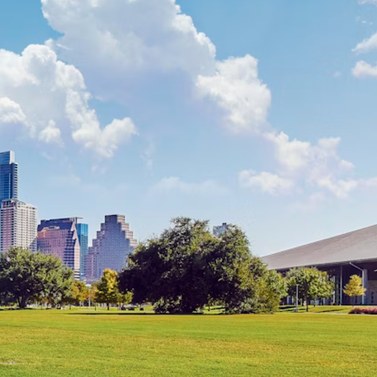
#> input picture imagenes/input0/a3.png, 377 x 377 px, shrunk from 625 x 625 before the run; its folder holds 5 pictures in this run
$ jupyter execute --allow-errors proyecto03.ipynb   (Python 2 division)
#> lines starting #> are read from the running program, lines starting #| are printed output that depends on the picture; after the words box and inside, x2 and y2 are one past the last pixel; in counts of white or black regions, pixels touching at a corner belong together
# Proyecto 03
## Visión Por Computadora

[cell 1]
import os
import cv2
import numpy as np
import matplotlib.pyplot as plt

[cell 2]
images_dir = 'imagenes/'
input_dir = 'input0'

### Inciso 2 - Generando homografías

El objetivo del código es utilizar el algoritmo SIFT para detectar y describir características locales en dos imágenes, con el fin de encontrar correspondencias entre ellas. SIFT es elegido debido a su capacidad para identificar características que son invariantes a cambios en la escala, rotación y parcialmente invariantes a cambios en iluminación y perspectiva. Una vez identificadas y descritas las características, se procederá a utilizar FLANN (Fast Library for Approximate Nearest Neighbors) con un índice KD-Tree para realizar un emparejamiento eficiente de las características entre las dos imágenes. Se seleccionará este método por su eficiencia en el manejo de grandes conjuntos de datos y su rapidez comparativa.

Para garantizar la calidad de los emparejamientos, se aplicará un filtro que solo acepte aquellos emparejamientos donde la distancia entre el mejor emparejamiento y el segundo mejor sea significativamente menor, específicamente menos del 70%. Este criterio ayuda a descartar emparejamientos erróneos y aumenta la confiabilidad de los resultados. Si se encuentra un número suficiente de emparejamientos buenos, se empleará el algoritmo RANSAC para estimar una matriz de homografía robusta a ruidos y atípicos. Esta matriz permitirá la transformación de coordenadas de un conjunto de puntos de una imagen a otra, facilitando tareas como la alineación de imágenes o la reconstrucción de la escena. Si no se alcanza el número mínimo de emparejamientos confiables, se indicará adecuadamente para considerar ajustes en los parámetros o revisar la calidad de las imágenes de entrada.

[cell 3]
def find_homography(image_data_1, image_data_2):
    sift = cv2.SIFT_create()
    keypoints_1, descriptors_1 = sift.detectAndCompute(image_data_1, None)
    keypoints_2, descriptors_2 = sift.detectAndCompute(image_data_2, None)

    FLANN_INDEX_KDTREE = 1
    index_params = dict(algorithm = FLANN_INDEX_KDTREE, trees = 5)
    search_params = dict(checks = 50)

    flann = cv2.FlannBasedMatcher(index_params, search_params)
    matches = flann.knnMatch(descriptors_1, descriptors_2, k=2)
    good_matches = [m for m, n in matches if m.distance < 0.7 * n.distance]

    MIN_MATCH_COUNT = 10
    if len(good_matches) > MIN_MATCH_COUNT:
        src_pts = np.float32([keypoints_1[m.queryIdx].pt for m in good_matches]).reshape(-1, 1, 2)
        dst_pts = np.float32([keypoints_2[m.trainIdx].pt for m in good_matches]).reshape(-1, 1, 2)

        H, _ = cv2.findHomography(src_pts, dst_pts, cv2.RANSAC, 5.0)
        return H
    else:
        print(f"Not enough matches are found - {len(good_matches)}/{MIN_MATCH_COUNT}")
        return None

### Inciso 3 - Warping
La función de warping nos permite integrar dos imágenes que puedan tener perspectivas o escalas distintas. Es importante mencionar que cv2.warpPerspective es una función relevante en el proceso de warping ya que aplica una transformación de perspectiva a la imagen en base a la matriz de homografía calculada anteriormente.

[cell 4]
def warping(img2, img1, homography):
    height_img2, width_img2, _ = img2.shape
    height_img1, width_img1, _ = img1.shape

    corners_img2 = np.float32([[0, 0], # top-left
                               [0, height_img2], # bottom-left
                               [width_img2, height_img2], # bottom-right
                               [width_img2, 0]]).reshape(-1,1,2) # top-right
    corners_img2 = cv2.perspectiveTransform(corners_img2, homography)

    [x_min, _] = np.int32(corners_img2.min(axis=0).ravel())
    [x_max, y_max] = np.int32(corners_img2.max(axis=0).ravel())

    x_min = min(0, x_min)
    x_max = max(width_img1, x_max)

    img_warped = cv2.warpPerspective(img2, homography, ((x_max - x_min), max(height_img1, y_max)))
    img_warped[0:height_img1, 0:width_img1] = img1

    return img_warped

[cell 5]
fig, ax = plt.subplots(1, 2, figsize=(20, 5))
images = []
#> (the rest of this cell did not finish here and is left out)

[cell 6]
fig, ax = plt.subplots(1, 3, figsize=(20, 5))
images = []
#> (the rest of this cell did not finish here and is left out)

[cell 7]
#  Carga las imágenes
images_dir = "imagenes/input0"
image_files = ['a3.png', 'a2.png', 'a1.png']
images = [cv2.imread(os.path.join(images_dir, f)) for f in image_files if f]
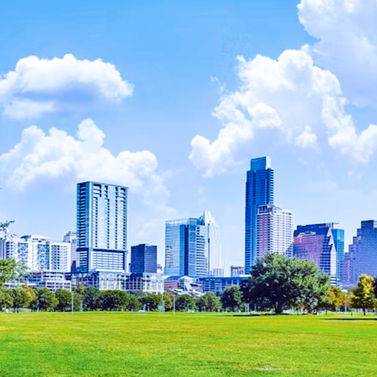
#> input picture imagenes/input0/a2.png, 377 x 377 px, shrunk from 625 x 625 before the run
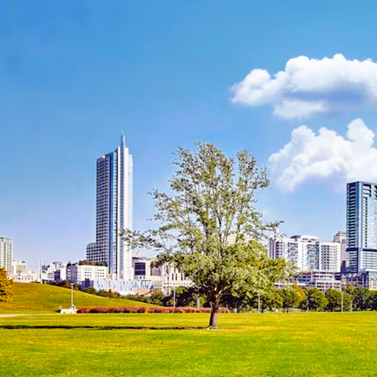
#> input picture imagenes/input0/a1.png, 377 x 377 px, shrunk from 625 x 625 before the run

# Calcula las homografías y crea la imagen panorámica
previous_image = images[0]
#> previous_image is the input picture: shape (377, 377, 3); mean B, G, R 163, 170.5, 157.8
for i in range(1, len(images)):
    H = find_homography(previous_image, images[i])
    if H is not None:
        previous_image = warping(previous_image, images[i], H)
#> this loop made 2 passes
#> (FLANN_INDEX_KDTREE in find_homography, index_params in find_homography, search_params in find_homography, matches in find_homography, good_matches in find_homography, MIN_MATCH_COUNT in find_homography) on passes 1 to 2: (1, {'algorithm': 1, 'trees': 5}, {'checks': 50}, 607 matches, 156 matches, 10), (1, {'algorithm': 1, 'trees': 5}, {'checks': 50}, 1266 matches, 149 matches, 10)
#> pass 1, in warping, `img_warped = cv2.warpPerspective(img2, homography, ((x_max - x_min), m..`:
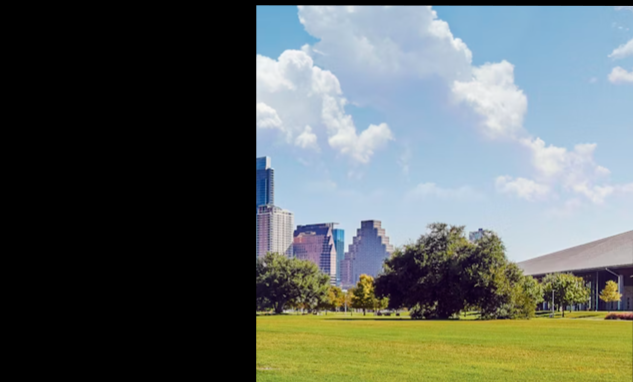
#> img_warped: shape (382, 633, 3); mean B, G, R 95.7, 100, 92.5
#> pass 1, `previous_image = warping(previous_image, images[i], H)`:
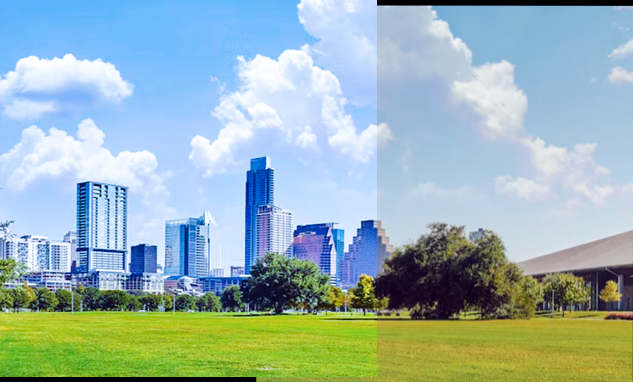
#> previous_image: shape (382, 633, 3); mean B, G, R 180.3, 179.8, 153.8
#> pass 2, `previous_image = warping(previous_image, images[i], H)`:
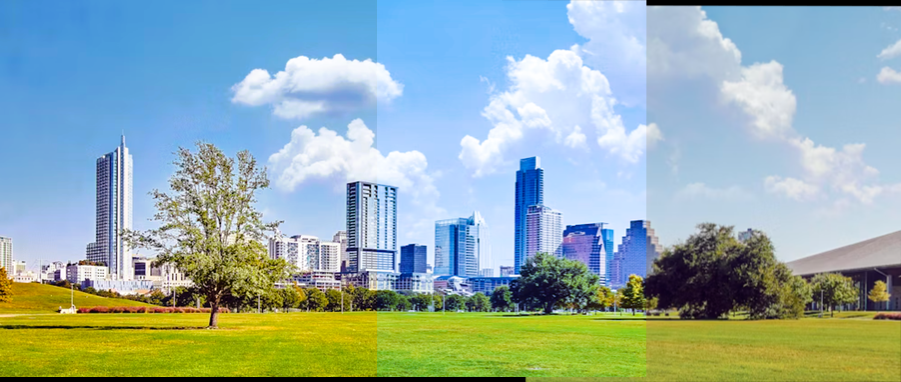
#> previous_image: shape (382, 901, 3); mean B, G, R 169.9, 173.2, 148.2

# Visualiza el resultado
plt.figure(figsize=(15, 10))
plt.imshow(cv2.cvtColor(previous_image, cv2.COLOR_BGR2RGB))
plt.title("Panoramic Image")
plt.axis('off')
plt.show()

## WARPING WITH BLENDING (DEGRADADO ENTRE IMAGENES)
El algoritmo de blending codificado utiliza una técnica de fusión basada en un degradado (gradiente) para combinar dos imágenes que se superponen parcialmente, logrando una transición suave en la zona donde ambas imágenes se encuentran. La clave de esta técnica radica en el cálculo de una "máscara de degradado", donde se establece un arreglo de valores que cambian gradualmente de 1 a 0. Esta máscara se aplica sobre el rango de columnas donde las imágenes se superponen. Utilizando esta máscara, el algoritmo modifica la opacidad con la que se combinan los píxeles de cada imagen en la región superpuesta, asignando un peso mayor a la imagen original hacia el inicio del degradado y disminuyendo este peso a medida que se avanza hacia el otro extremo de la superposición, permitiendo así una integración visual más natural y menos abrupta.

En la práctica, este proceso se lleva a cabo identificando primero las áreas de superposición entre las dos imágenes y las áreas donde no hay superposición. En las áreas de superposición, se aplica la máscara de degradado calculada previamente, realizando una operación de mezclado pixel por pixel y canal por canal (RGB). Esto significa que para cada canal de color, el valor del pixel resultante se calcula como una combinación ponderada de los valores correspondientes de las dos imágenes, según los valores especificados en la máscara de degradado. Por otro lado, en las áreas donde solo existe información de una de las imágenes, simplemente se copian los píxeles correspondientes a la imagen fuente directamente al resultado final, sin realizar mezcla alguna, asegurando que la totalidad del canvas resultante contenga una fusión coherente y visualmente agradable de ambas entradas.

[cell 8]
def warping(img1, img2, homography):
    height_img1, width_img1 = img1.shape[:2]
    height_img2, width_img2 = img2.shape[:2]

    # Calcular dimensiones de la imagen de salida
    output_width = width_img1 + width_img2
    output_height = max(height_img1, height_img2)

    # Warp img1 con la homografía
    img1_warped = cv2.warpPerspective(img1, homography, (output_width, output_height))
    mask1_warped = cv2.warpPerspective(np.ones((height_img1, width_img1), dtype=np.uint8), homography, (output_width, output_height))

    # Preparar el canvas para el resultado final
    result = np.zeros((output_height, output_width, 3), dtype=img1.dtype)

    # Preparar la imagen y máscara de img2 en el canvas extendido
    img2_extended = np.zeros((output_height, output_width, 3), dtype=img2.dtype)
    img2_extended[:height_img2, :width_img2] = img2
    mask2_extended = np.zeros((output_height, output_width), dtype=np.uint8)
    mask2_extended[:height_img2, :width_img2] = 1

    # Identificar áreas de superposición y no superposición
    overlap = (mask1_warped == 1) & (mask2_extended == 1)
    non_overlap1 = (mask1_warped == 1) & (mask2_extended == 0)
    non_overlap2 = (mask1_warped == 0) & (mask2_extended == 1)

    if np.any(overlap):
        rows, cols = np.where(overlap)
        min_col, max_col = cols.min(), cols.max()
        gradient_width = max_col - min_col + 1
        alpha = np.linspace(1, 0, gradient_width)  # Invertir la dirección del degradado

        # Crear una máscara de degradado completa para la región de superposición
        full_alpha = np.zeros_like(img1_warped[:, :, 0], dtype=float)
        full_alpha[:, min_col:max_col+1] = alpha

        # Usar la máscara de degradado para el blending
        for c in range(3):  # Repetir para cada canal de color
            result[overlap, c] = (img1_warped[overlap, c] * (1 - full_alpha[overlap]) + img2_extended[overlap, c] * full_alpha[overlap]).astype(np.uint8)

    # Donde solo img1 tiene datos
    result[non_overlap1] = img1_warped[non_overlap1]

    # Donde solo img2 tiene datos
    result[non_overlap2] = img2_extended[non_overlap2]

    return result

[cell 9]
#  Carga las imágenes
images_dir = "imagenes/input0"
image_files = ['a3.png', 'a2.png', 'a1.png']
images = [cv2.imread(os.path.join(images_dir, f)) for f in image_files if f]

# Calcula las homografías y crea la imagen panorámica
previous_image = images[0]
for i in range(1, len(images)):
    H = find_homography(previous_image, images[i])
    if H is not None:
        previous_image = warping(previous_image, images[i], H)
#> this loop made 2 passes
#> (FLANN_INDEX_KDTREE in find_homography, index_params in find_homography, search_params in find_homography, matches in find_homography, good_matches in find_homography, MIN_MATCH_COUNT in find_homography) on passes 1 to 2: (1, {'algorithm': 1, 'trees': 5}, {'checks': 50}, 607 matches, 158 matches, 10), (1, {'algorithm': 1, 'trees': 5}, {'checks': 50}, 1294 matches, 147 matches, 10)
#> pass 1, in warping, `img1_warped = cv2.warpPerspective(img1, homography, (output_width, out..`:
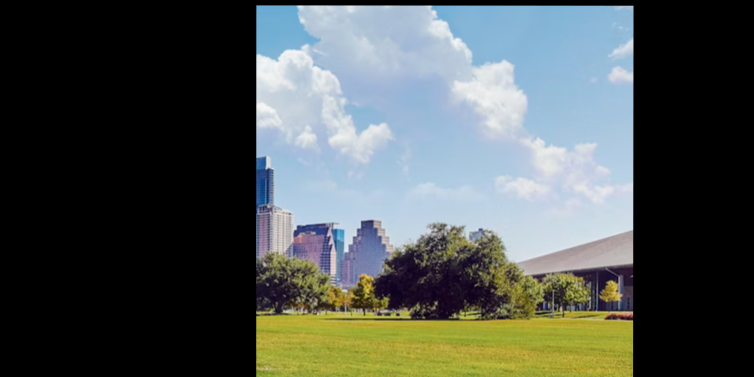
#> img1_warped: shape (377, 754, 3); mean B, G, R 81.1, 84.1, 77.8
#> pass 1, in warping, `mask1_warped = cv2.warpPerspective(np.ones((height_img1, width_img1), ..`:
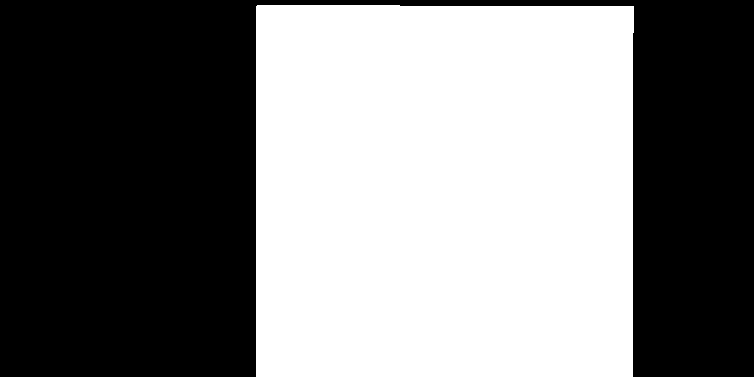
#> mask1_warped: shape (377, 754); values 0 (black) and 1 (white), 49.3% white; 1 white region, box (x1, y1, x2, y2) and area: (256, 5, 634, 377) 140037
#> pass 1, in warping, `overlap = (mask1_warped == 1) & (mask2_extended == 1)`:
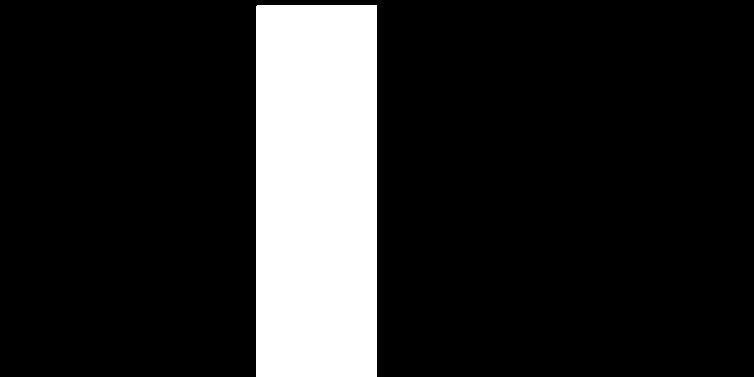
#> overlap: shape (377, 754) bool; 15.8% white; 1 white region, box (x1, y1, x2, y2) and area: (256, 5, 377, 377) 45011
#> pass 1, in warping, `non_overlap1 = (mask1_warped == 1) & (mask2_extended == 0)`:
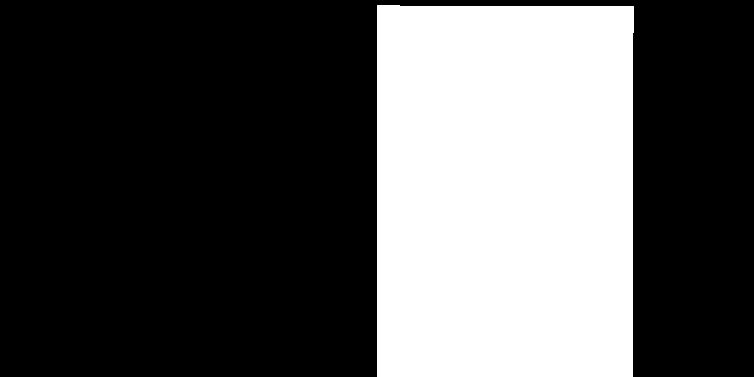
#> non_overlap1: shape (377, 754) bool; 33.4% white; 1 white region, box (x1, y1, x2, y2) and area: (377, 5, 634, 377) 95026
#> after the loop:
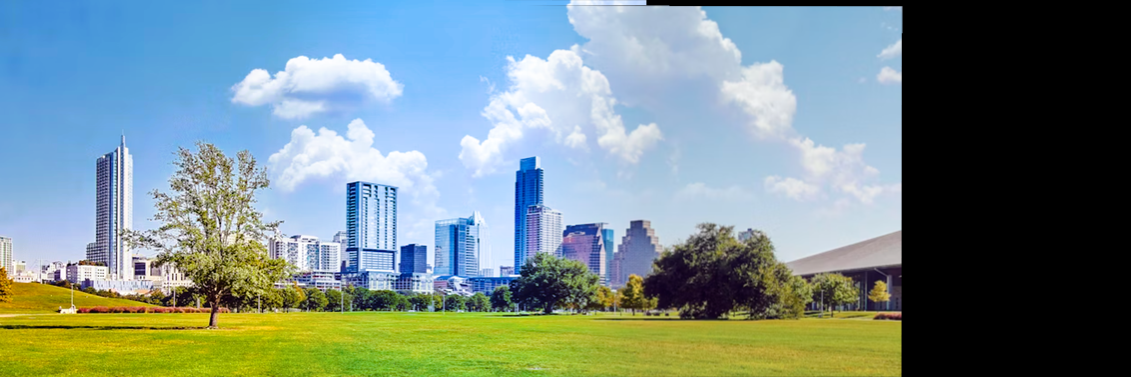
#> previous_image: shape (377, 1131, 3); mean B, G, R 136.7, 138.6, 118.4

# Visualiza el resultado
plt.figure(figsize=(15, 10))
plt.imshow(cv2.cvtColor(previous_image, cv2.COLOR_BGR2RGB))
plt.title("Panoramic Image")
plt.axis('off')
plt.show()
